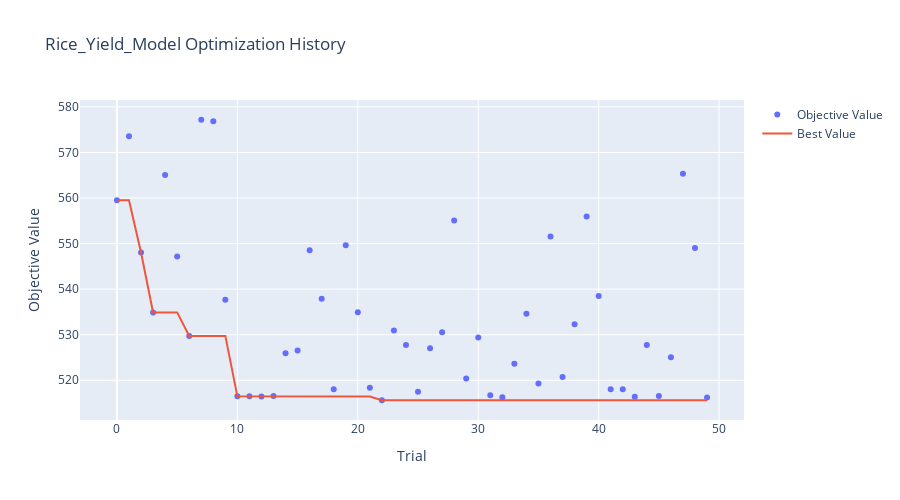
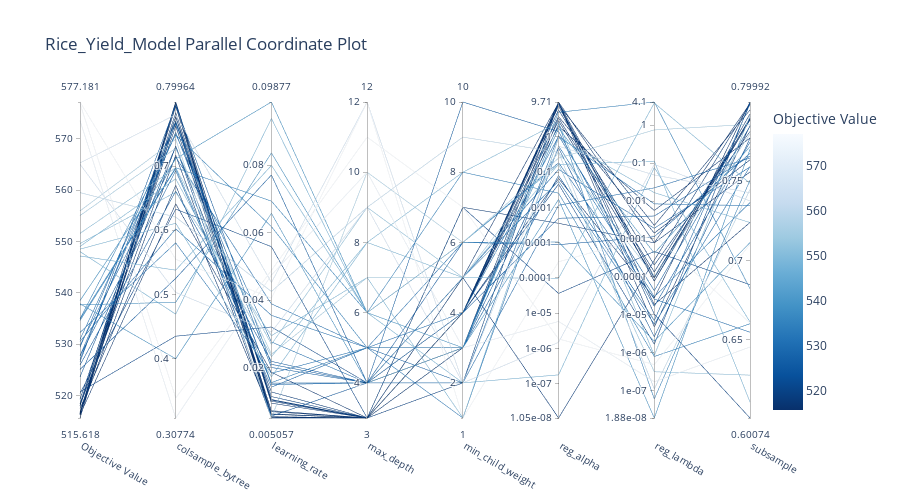
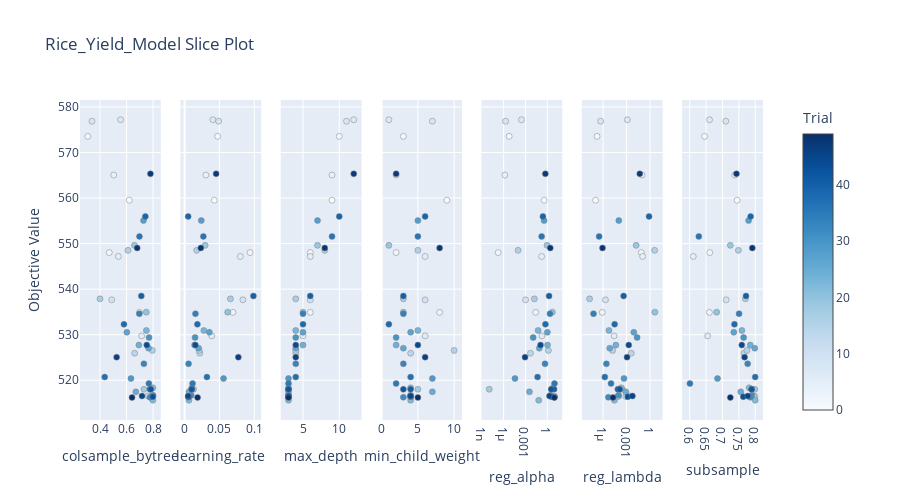
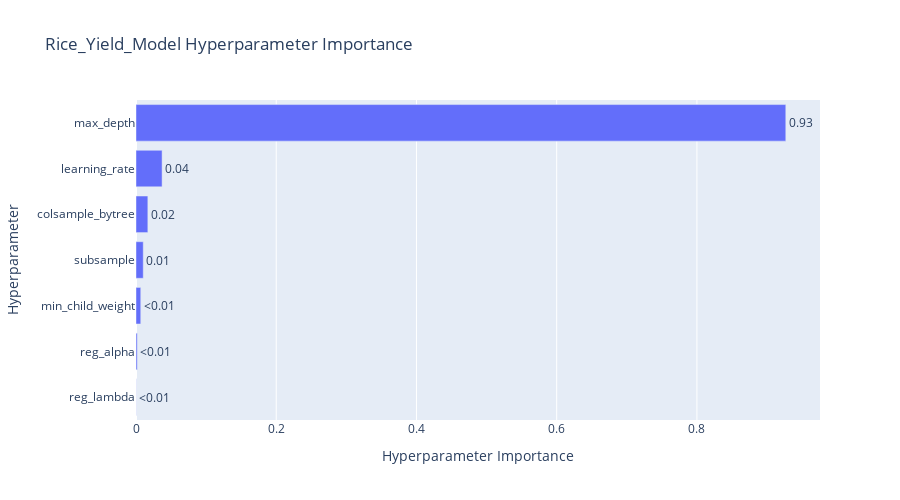

Source (notebook cell) for these figures, in order:
### Markdown cell above
### 6. Visualizing Optimization
We generate charts to understand the tuning process. These visual tools show us which specific settings had the biggest impact on reducing the model's error and how the optimization improved over time.

### Code cell
# --- OPTUNA VISUALIZATIONS ---
name = f"{CHOSEN_CROP.capitalize()}_Yield_Model"

# 1. Optimization History
fig = plot_optimization_history(study)
fig.update_layout(title=f'{name} Optimization History', width=900, height=500)
# fig.write_image(f'optuna_{name}_history.png') # Optional save
fig.show()

# 2. Parallel Coordinate (Hyperparameter Relationships)
fig = plot_parallel_coordinate(study)
fig.update_layout(title=f'{name} Parallel Coordinate Plot', width=900, height=500)
# fig.write_image(f'optuna_{name}_parallel_coordinate.png')
fig.show()

# 3. Slice Plot (Individual Parameter impact)
fig = plot_slice(study)
fig.update_layout(title=f'{name} Slice Plot', width=900, height=500)
# fig.write_image(f'optuna_{name}_slice.png')
fig.show()

# 4. Parameter Importance
try:
    fig = plot_param_importances(study)
    fig.update_layout(title=f'{name} Hyperparameter Importance', width=900, height=500)
    # fig.write_image(f'optuna_{name}_param_importance.png')
    fig.show()
except (ValueError, RuntimeError) as e:
    print(f'Could not plot parameter importance: {e}')
